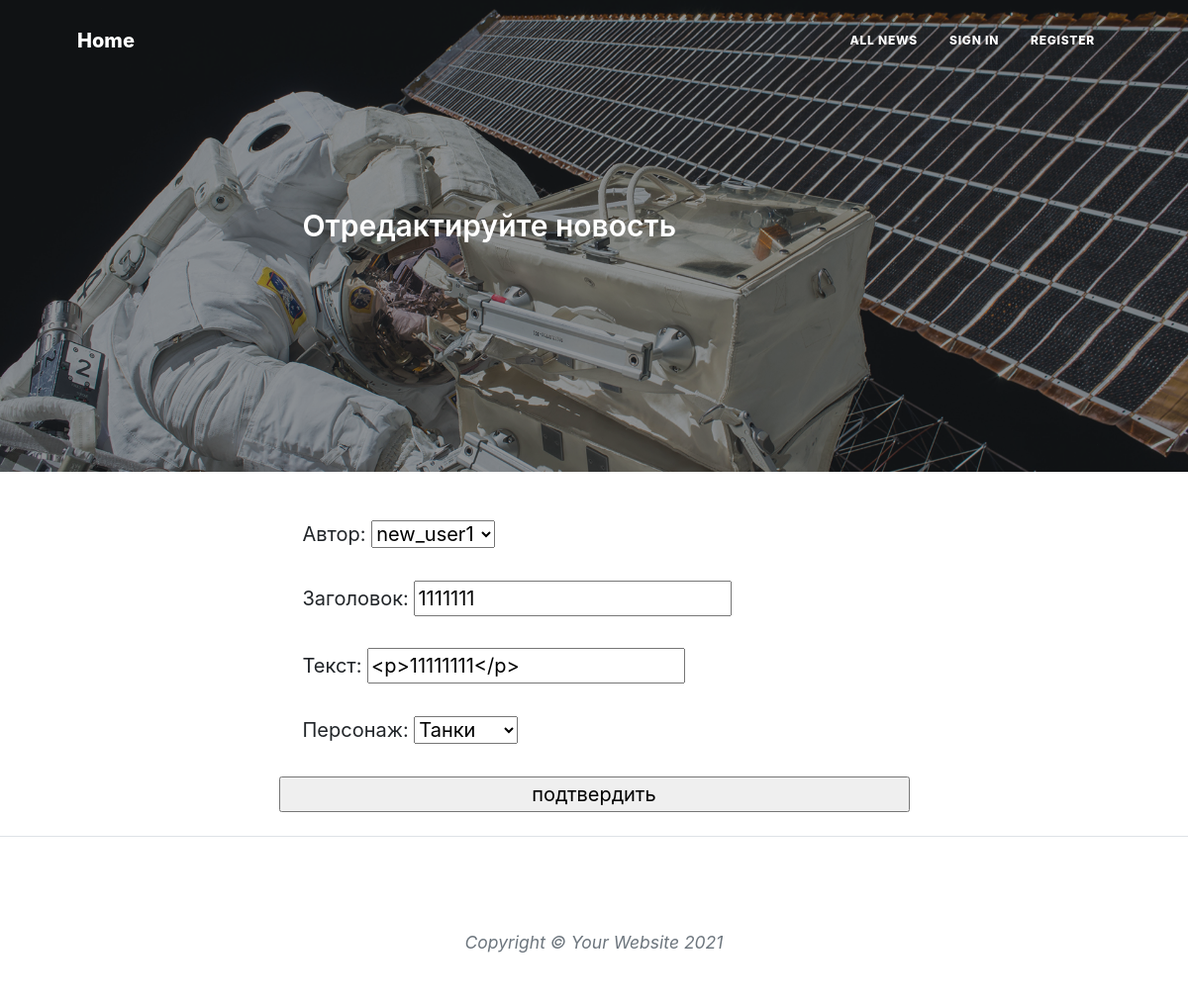
The app's page /news/1/edit with its own data.
### ads/models.py (models this page shows, shortened)
class News(models.Model):
    author = models.ForeignKey(User, verbose_name='Автор', on_delete=models.CASCADE)
    header = models.CharField('Заголовок', max_length=255)
    content = RichTextUploadingField('Текст')
    character = models.ForeignKey(Characters, verbose_name='Персонаж', on_delete=models.CASCADE)
    time = models.DateTimeField('Дата публикации', auto_now_add=True)
    class Meta:
        verbose_name = 'Публикация'
        verbose_name_plural = 'Публикации'

### ads/views.py (the view)
# urls.py: path('news/<int:pk>/edit', PostEdit.as_view(), name='edit'),
class PostEdit(UpdateView, LoginRequiredMixin):
    model = News
    form_class = PostForm
    def get_object(self, **kwargs):
        pk = self.kwargs.get('pk')
        return News.objects.get(pk=pk)

### ads/forms.py
class PostForm(forms.ModelForm):
    content = forms.CharField(label='Текст', widget=CKEditorUploadingWidget())
    class Meta:
        model = News
        fields = ['author', 'header', 'content', 'character']

### ads/models.py (called while the page is built)
    def __str__(self):
        return self.name

### templates/ads/News_form.html (shortened to what this page needs)
{% extends 'ads/News_detail.html' %}
{% load static %}
{% block content %}
        <header class="masthead" style="background-image: url({% static 'news/assets/img/post-bg.jpg' %})">
            <div class="container position-relative px-4 px-lg-5">
                <div class="row gx-4 gx-lg-5 justify-content-center">
                    <div class="col-md-10 col-lg-8 col-xl-7">
                        <div class="post-heading">
                            <span class="subheading">Отредактируйте новость</span>
                        </div>
                    </div>
                </div>
            </div>
        </header>
        <article class="mb-4">
            <div class="container px-4 px-lg-5">
                <div class="row gx-4 gx-lg-5 justify-content-center">
                    <div class="col-md-10 col-lg-8 col-xl-7">
                        <form method="POST">
                            <div class="row gx-4 gx-lg-5 justify-content-center">
                                <form>
                                {{ form.as_p }}
                                <input type="submit" value="подтвердить"/>
                                </form>
                            </div>
                        </form>
                    </div>
                </div>
            </div>
        </article>
{% endblock content %}

### records on screen
News: author "new_user1", header "1111111", content "<p>11111111</p>", character "Танки"
